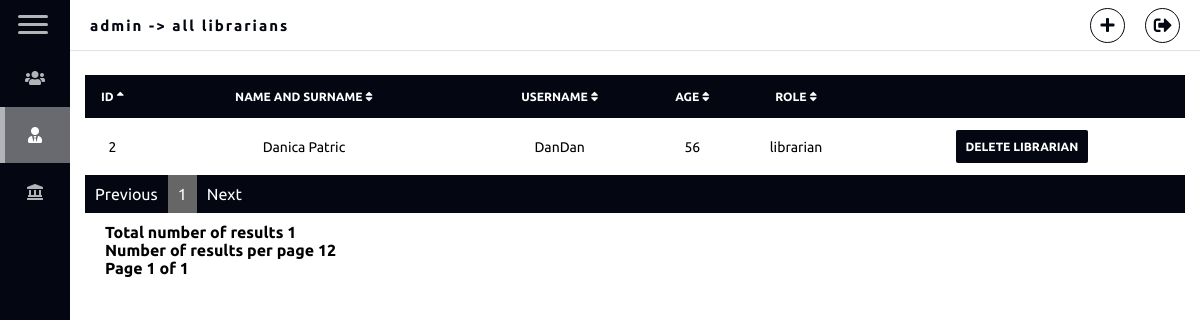
The page /usrAdmin/workers.php (signed in) on the database its author committed.
### tables this page shows
CREATE TABLE `person` (
  `person_id` int(11) NOT NULL,
  `person_name` varchar(20) NOT NULL,
  `person_surname` varchar(20) NOT NULL,
  `person_username` varchar(50) NOT NULL,
  `person_password` varchar(50) NOT NULL,
  `person_age` int(11) DEFAULT NULL,
  `person_role_FK` int(11) NOT NULL
);

CREATE TABLE `roles` (
  `role_id` int(11) NOT NULL,
  `role_name` varchar(10) NOT NULL
);

### usrAdmin/workers.php (the view, shortened to what this page needs)
<?php
include "../backend_logic/logic.connection.php";
$results_per_page = 12;
$sql = "SELECT person_id FROM person WHERE person_role_FK = 2";
$result = mysqli_query($conn, $sql);
$number_of_results = mysqli_num_rows($result);
$total_number_of_pages = ceil($number_of_results / $results_per_page);
if (!isset($_GET['page'])) {
    $page_number = 1;
} else {
    $page_number = $_GET['page'];
}
$offset = ($page_number - 1) * $results_per_page;
$previous_page = $page_number - 1;
$next_page = $page_number + 1;
$columns = array('person_id', 'person_name', 'person_username', 'person_age', 'role_name');
$column = isset($_GET['column']) && in_array($_GET['column'], $columns) ? $_GET['column'] : $columns[0];
$sort_order = isset($_GET['order']) && strtolower($_GET['order']) == 'desc' ? 'DESC' : 'ASC';
?>
<html>
<head>
    <link rel="stylesheet" href="https://use.fontawesome.com/releases/v5.3.1/css/all.css">
    <link rel="stylesheet" href="../visuals/librarian/librarian_nav.css">
    <link rel="stylesheet" href="../visuals/librarian/table.css">
</head>
<body>
    <div class="wrapper collapse">
        <div class="top_navbar">
            <div class="hamburger">
                <div class="one"></div>
                <div class="two"></div>
                <div class="three"></div>
            </div>
            <div class="top_menu">
                <div class="logo">
                    <?php
                    echo "<p class='welcomeUser'>" . $_SESSION["current_username"] . " -> all librarians</p>";
                    ?>
                </div>
                <ul>
                    <li>
                        <a href="new_librarian.php">
                            <i class="fas fa-plus"></i>
                        </a>
                    </li>
                    <li>
                        <form method="POST" action="../backend_logic/logic.logout.php">
                            <button type="submit" id="btn_logout" name="btn_logout"><i class="fas fa-sign-out-alt" style="font-size:18px;"></i></button>
                        </form>
                    </li>
                </ul>
            </div>
        </div>
        <div class="sidebar">
            <ul>
                <li><a href="index.php">
                        <span class="icon"><i class="fas fa-users"></i></span>
                    </a></li>
                <li><a href="#" class="active">
                        <span class="icon"><i class="fas fa-user-tie"></i></span>
                    </a></li>
                <li><a href="libraries.php">
                        <span class="icon"><i class="fas fa-landmark"></i></span>
                    </a></li>
            </ul>
        </div>
        <div class="main_container">
            <?php
            $upit = 'SELECT
    person.person_id, person.person_name, person.person_surname, person.person_username, person.person_age, roles.role_name
    FROM person, roles WHERE person.person_role_FK = roles.role_id AND person.person_role_FK = 2
    ORDER BY ' .  $column . ' ASC LIMIT ' . $offset . ',' . $results_per_page;
            if ($result = mysqli_query($conn, $upit)) {
                $up_or_down = str_replace(array('ASC', 'DESC'), array('up', 'down'), $sort_order);
                $asc_or_desc = $sort_order == 'ASC' ? 'asc' : 'asc';
            ?>
                <div class="table books_table">
                    <table data-vertable="books_table">
                        <thead>
                            <tr class="row100 head">
                                <th class="column100"><a href="?column=person_id&order=<?php echo $asc_or_desc; ?>&page=<?php echo $page_number; ?>">Id&nbsp;<i class="fas fa-sort<?php echo $column == 'person_id' ? '-' . $up_or_down : ''; ?>"></i></a></th>
                                <th class="column100"><a href="?column=person_name&order=<?php echo $asc_or_desc; ?>&page=<?php echo $page_number; ?>">Name and surname&nbsp;<i class="fas fa-sort<?php echo $column == 'person_name' ? '-' . $up_or_down : ''; ?>"></i></a></th>
                                <th class="column100"><a href="?column=person_username&order=<?php echo $asc_or_desc; ?>&page=<?php echo $page_number; ?>">Username&nbsp;<i class="fas fa-sort<?php echo $column == 'person_username' ? '-' . $up_or_down : ''; ?>"></i></a></th>
                                <th class="column100"><a href="?column=person_age&order=<?php echo $asc_or_desc; ?>&page=<?php echo $page_number; ?>">Age&nbsp;<i class="fas fa-sort<?php echo $column == 'person_age' ? '-' . $up_or_down : ''; ?>"></i></a></th>
                                <th class="column100"><a href="?column=role_name&order=<?php echo $asc_or_desc; ?>&page=<?php echo $page_number; ?>">Role&nbsp;<i class="fas fa-sort<?php echo $column == 'role_name' ? '-' . $up_or_down : ''; ?>"></i></a></th>
                                <th class="column100"></th>
                            </tr>
                        </thead>
                        <?php while ($row = $result->fetch_assoc()) : ?>
                            <tbody>
                                <tr class="row100">
                                    <td class="column100"><?php $column == 'person_id'; ?><?php echo $row['person_id']; ?></td>
                                    <td class="column100"><?php $column == 'person_name'; ?><?php echo $row['person_name']; ?> <?php echo $row['person_surname']; ?></td>
                                    <td class="column100"><?php $column == 'person_username'; ?><?php echo $row['person_username']; ?></td>
                                    <td class="column100"><?php $column == 'person_age'; ?><?php echo $row['person_age']; ?> </td>
                                    <td class="column100"><?php $column == 'role_name'; ?><?php echo $row['role_name']; ?></td>
                                    <td class="column100">
                                        <a href='backend_logic/delete_worker.php?ID=<?php echo $row['person_id']; ?>&PAGE=<?php echo $page_number ?>&COLUMN=<?php echo $column ?>&ORDER=<?php echo $asc_or_desc ?>'><button class="btn_table">DELETE LIBRARIAN</button></a>
                                    </td>
                                </tr>
                            </tbody>
                        <?php endwhile; ?>
                    </table>
                </div>
            <?php
            }
            ?>
            <ul class="ul-pagination">
                <li class="li-pagination" <?php if ($page_number <= 1) {
                                                echo "class='disabled'";
                                            } ?>>
                    <a <?php if ($page_number > 1) {
                            echo "href='?column=$column&page=$previous_page'";
                        } ?>>Previous</a>
                </li>
                <?php
                if ($total_number_of_pages <= 10) {
                    for ($counter = 1; $counter <= $total_number_of_pages; $counter++) {
                        if ($counter == $page_number) {
                            echo "<li class='active li-pagination'><a>$counter</a></li>";
                        } else {
                            echo "<li class='li-pagination'><a href='?column=$column&page=$counter'>$counter</a></li>";
                        }
                    }
                }
                ?>
                <li class="li-pagination" <?php if ($page_number >= $total_number_of_pages) {
                                                echo "class='disabled'";
                                            } ?>>
                    <a <?php if ($page_number < $total_number_of_pages) {
                            echo "href='?column=$column&page=$next_page'";
                        } ?>>Next</a>
                </li>
            </ul>
            <div style='padding: 10px 20px 0px;'>
                <strong>Total number of results <?php echo $number_of_results ?></strong><br>
                <strong>Number of results per page <?php echo $results_per_page ?></strong><br>
                <strong>Page <?php echo $page_number . " of " . $total_number_of_pages; ?></strong>
            </div>
        </div>
    </div>
</body>
</html>

### visuals/librarian/librarian_nav.css (style rules this page uses)
* { font-family: "Ubuntu", sans-serif; margin: 0; padding: 0; list-style: none; text-decoration: none; box-sizing: border-box; }
.wrapper .top_navbar { z-index: 999; width: 100%; height: 50px; display: flex; position: fixed; top: 0px; }
.wrapper .top_navbar .hamburger { width: 70px; height: 100%; background: #040711; padding: 10px 18px; cursor: pointer; }
.wrapper .top_navbar .hamburger div { width: 30px; height: 3px; background: #B3B4B7; margin: 5px 0; border-radius: 5px; }
.wrapper .top_navbar .top_menu { width: calc(100% - 70px); height: 100%; background: #fff; display: flex; justify-content: space-between; align-items: center; box-shadow: 0 1px 1px rgba(0, 0, 0, 0.1); }
.wrapper .top_navbar .top_menu .logo { color: #040711; padding-left: 20px; font-size: 15px; font-weight: 700; letter-spacing: 2px; }
.wrapper .top_navbar .top_menu ul { display: flex; }
.wrapper .top_navbar .top_menu ul li { margin-right: 20px; }
.wrapper .top_navbar .top_menu ul li a { display: table-cell; width: 35px; height: 35px; line-height: 35px; vertical-align: middle; text-align: center; border: 1px solid #040711; border-radius: 50%; color: #040711; }
.wrapper .top_navbar .top_menu ul li button { display: table-cell; width: 35px; height: 35px; text-decoration: none; line-height: 35px; vertical-align: middle; text-align: center; cursor: pointer; background: #fff; border: 1px solid #040711; border-radius: 50%; color: #040711; }
.wrapper .sidebar { position: fixed; top: 50px; background: #040711; width: 200px; height: 100%; transition: all 0.3s ease; }
.wrapper .sidebar ul li a { display: block; padding: 20px; position: relative; margin-bottom: 1px; color: #B3B4B7; white-space: nowrap; }
.wrapper .sidebar ul li a:before { content: ""; position: absolute; top: 0; left: 0; width: 5px; height: 100%; background: #B3B4B7; display: none; }
.wrapper .sidebar ul li a span.icon { margin-right: 10px; font-size: 16px; display: inline-block; }
.wrapper .sidebar ul li a:hover, .wrapper .sidebar ul li a.active { background: #686A70; color: #fff; }
.wrapper .sidebar ul li a:hover:before, .wrapper .sidebar ul li a.active:before { display: block; }
.wrapper .main_container { width: (100% - 200px); margin-top: 60px; margin-left: 200px; padding: 15px; transition: all 0.3s ease; }
.wrapper.collapse .sidebar { width: 70px; }
.wrapper.collapse .sidebar ul li a { text-align: center; }
.wrapper.collapse .sidebar ul li a span.icon { margin: 0; }
.wrapper.collapse .main_container { width: (100% - 70px); margin-left: 70px; }

### visuals/librarian/table.css (style rules this page uses)
table { text-align: center; border-spacing: 0px !important; width: 100%; }
.row100.head th { padding-top: 15px; padding-bottom: 15px; }
.row100 td { padding-top: 10px; padding-bottom: 10px; }
.table.books_table td { font-size: 14px; color: #000; }
.table.books_table th { font-size: 12px; color: #fff; text-transform: uppercase; background-color: #040711; }
.table.books_table th a { color: #fff; }
.ul-pagination { list-style-type: none; margin: 0; padding: 0; background: #040711; overflow: hidden; }
.li-pagination { float: left; }
.active { background-color: #666; color: white; }
.li-pagination a { display: block; color: white; text-align: center; padding: 10px; text-decoration: none; }
.btn_table { font-family: "Ubuntu", sans-serif; border: none; background: #040711; color: #fff !important; font-weight: 700; font-size: 12px; padding: 10px; margin: 2px; text-transform: uppercase; border-radius: 2px; display: inline-block; transition: all 0.3s ease 0s; }

### rows shown on the page
person: person_id "2", person_name "Danica", person_surname "Patric", person_username "DanDan", person_age "56", person_role_FK.role_name "librarian"

### other values the page prints
$_SESSION["current_username"] "admin"
$number_of_results "1"
$results_per_page "12"
$page_number "1"
$total_number_of_pages "1"
